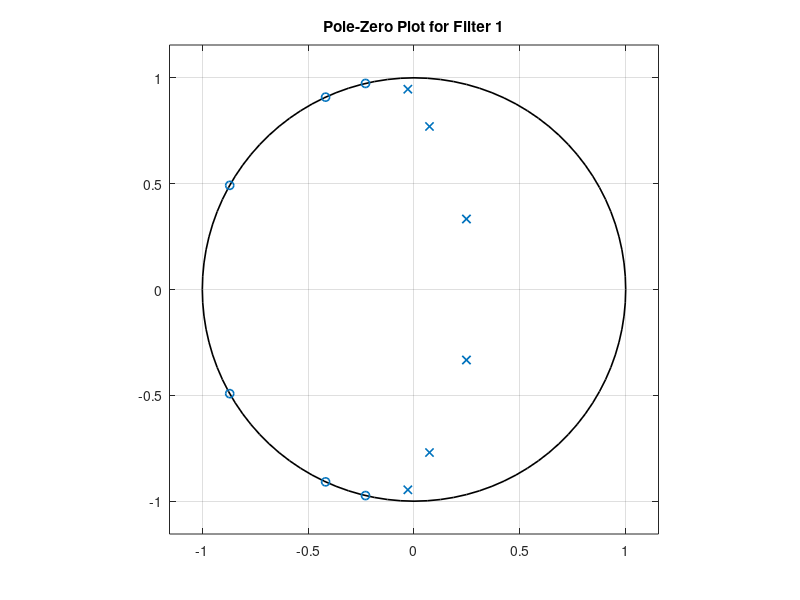
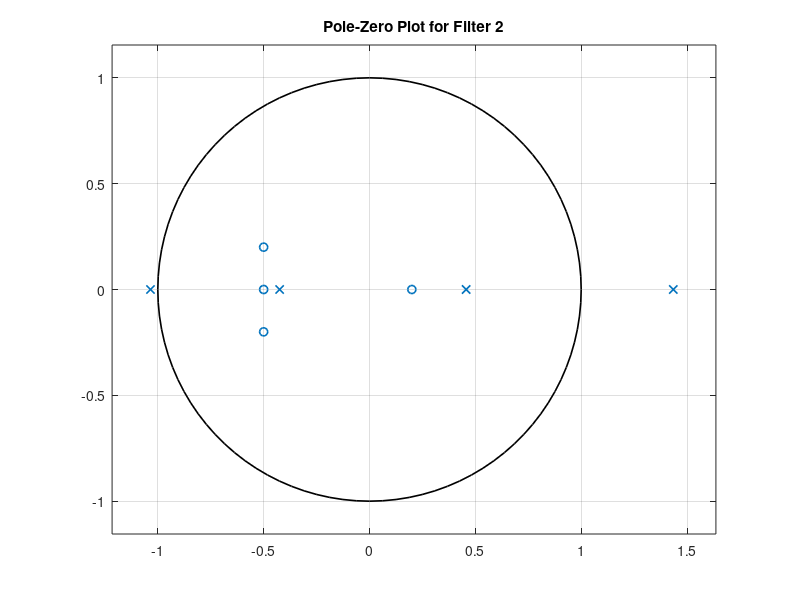
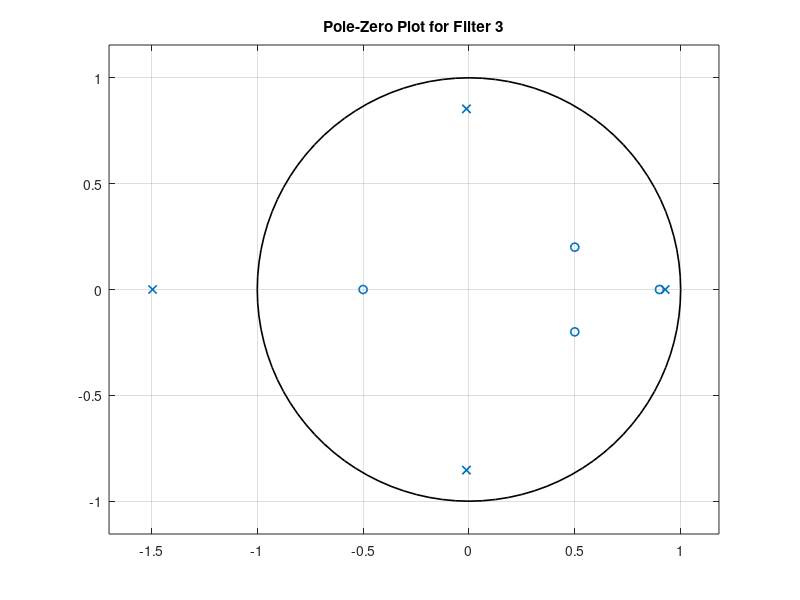
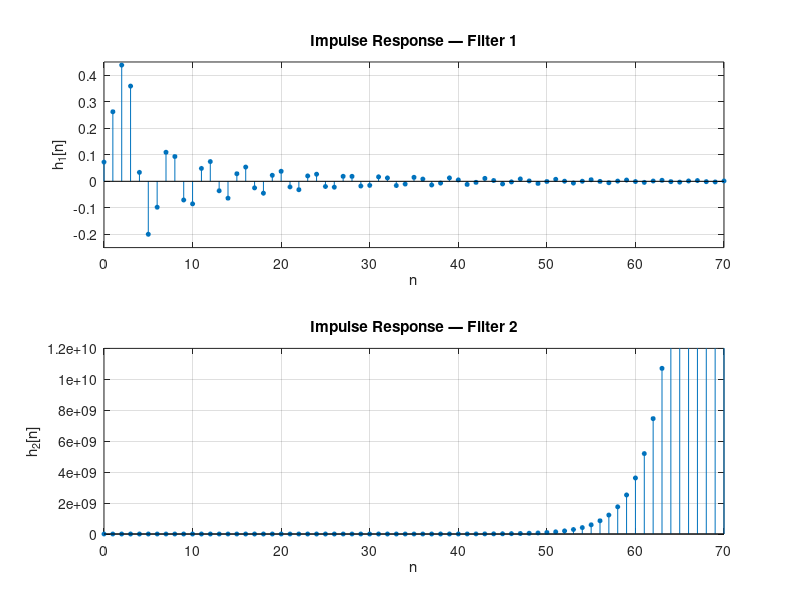

Write MATLAB code to recreate these figures, in order.
%Q1: Stability Analysis of IIR filters

% A discrete-time IIR filter is stable if all poles lie inside the unit circle (|p| < 1).

clc; clear; close all;

% Filter 1
B1 = [0.0725 0.2200 0.4085 0.4883 0.4085 0.2200 0.0725];
A1 = [1.0000 -0.5835 1.7021 -0.8477 0.8401 -0.2823 0.0924];

% Filter 2
B2 = [1.0000 1.3000 0.4900 -0.0130 -0.0290];
A2 = [1.0000 -0.4326 -1.6656 0.1253 0.2877];

% Filter 3
B3 = [1.0000 -1.4000 0.2400 0.3340 -0.1305];
A3 = [1.0000 0.5913 -0.6436 0.3803 -1.0091];

% Store all filters for looping
filters = {B1, A1; B2, A2; B3, A3};

% Loop through each filter to analyze stability
for k = 1:length(filters)
    B = filters{k,1};
    A = filters{k,2};
    
    fprintf('--- Filter %d ---\n', k);
    
    % Find poles using roots() function
    poles = roots(A);
    disp('Poles:');
    disp(poles);
    
    % Compute magnitude of each pole
    mag_poles = abs(poles);
    disp('Magnitude of Poles:');
    disp(mag_poles);
    
    % Plot the pole-zero diagram
    figure;
    zplane(B, A);
    title(sprintf('Pole-Zero Plot for Filter %d', k));
    grid on;

    % Make poles, zeros, and the unit circle all have LineWidth = 1.2
    ax = gca;
    ln = findobj(ax, 'Type', 'Line');   % finds pole/zero markers and unit circle
    set(ln, 'LineWidth', 1.2);
end

% Verify stability with impulse (delta) response using filter()
% Compare the impulse responses of Filter 1 (stable) and Filter 2 (unstable)

% Create delta input
N  = 200;                 % number of samples
x  = [1, zeros(1, N-1)];  % delta function δ[n]
n  = 0:N-1;               % time index

% Compute impulse responses
h1 = filter(B1, A1, x);   % Filter 1 (expected stable)
h2 = filter(B2, A2, x);   % Filter 2 (expected unstable)

% Display quick numerical info
fprintf('Filter 1 : Max |h[n]| = %.6g, |h[end]| = %.6g\n', max(abs(h1)), abs(h1(end)));
fprintf('Filter 2 : Max |h[n]| = %.6g, |h[end]| = %.6g\n', max(abs(h2)), abs(h2(end)));

% Plot impulse responses
figure;

subplot(2,1,1);
h1s = stem(n, h1, 'filled');
set(h1s, 'MarkerSize', 3);     % Make markers smaller (default ≈ 6)
grid on;
title('Impulse Response — Filter 1');
xlabel('n');
ylabel('h_1[n]');
xlim([0 70]);
ylim([-0.25 0.45]);

subplot(2,1,2);
h2s = stem(n, h2, 'filled');
set(h2s, 'MarkerSize', 3);
grid on;
title('Impulse Response — Filter 2');
xlabel('n');
ylabel('h_2[n]');
xlim([0 70]);
ylim([-0.05 12*10^9]);

% OPTIONAL: Semilog plot to highlight decay/growth
figure;

subplot(2,1,1);
semilogy(n, abs(h1) + eps);
grid on;
title('|h_1[n]| (semilog) — Filter 1');
xlabel('n');
ylabel('|h_1[n]|');

subplot(2,1,2);
semilogy(n, abs(h2) + eps);
grid on;
title('|h_2[n]| (semilog) — Filter 2');
xlabel('n');
ylabel('|h_2[n]|');

% Notes:
% - Stable filter: impulse response decays → |h[n]| → 0
% - Unstable filter: impulse response grows or oscillates without decay
